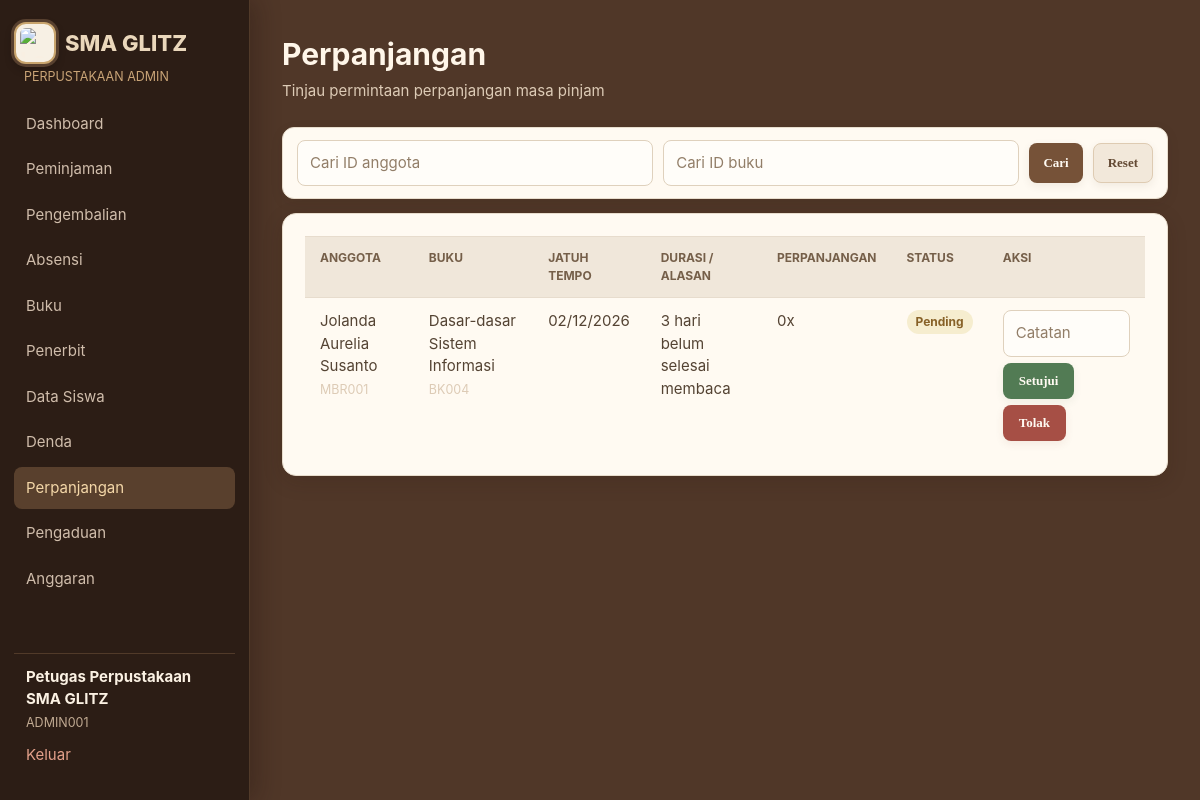
The app's page /admin/extensions.php (signed in) with its own data.
### tables this page shows
CREATE TABLE extensions (
    id INTEGER PRIMARY KEY AUTOINCREMENT, user_id INTEGER NOT NULL, borrowing_id INTEGER NOT NULL,
    requested_at TEXT NOT NULL DEFAULT CURRENT_TIMESTAMP, new_due_date TEXT, status TEXT NOT NULL DEFAULT 'pending',
    admin_note TEXT, reviewed_at TEXT, created_at TEXT NOT NULL DEFAULT CURRENT_TIMESTAMP,
    updated_at TEXT NOT NULL DEFAULT CURRENT_TIMESTAMP, reason TEXT, duration_days INTEGER NOT NULL DEFAULT 7,
    FOREIGN KEY (user_id) REFERENCES users(id), FOREIGN KEY (borrowing_id) REFERENCES borrowings(id)
);

CREATE TABLE users (
    id INTEGER PRIMARY KEY AUTOINCREMENT, member_id TEXT NOT NULL UNIQUE, name TEXT NOT NULL,
    email TEXT NOT NULL UNIQUE, phone TEXT, gender TEXT, address TEXT, password TEXT NOT NULL,
    role TEXT NOT NULL DEFAULT 'member', status TEXT NOT NULL DEFAULT 'active',
    created_at TEXT NOT NULL DEFAULT CURRENT_TIMESTAMP, updated_at TEXT NOT NULL DEFAULT CURRENT_TIMESTAMP
, photo_path TEXT, nik TEXT, nis TEXT, kelas TEXT);

CREATE TABLE books (
    id INTEGER PRIMARY KEY AUTOINCREMENT, book_id TEXT NOT NULL UNIQUE, title TEXT NOT NULL, author TEXT NOT NULL,
    year INTEGER, pages INTEGER, genre TEXT, stock INTEGER NOT NULL DEFAULT 1, available INTEGER NOT NULL DEFAULT 1,
    cover_url TEXT, publisher_id INTEGER, created_at TEXT NOT NULL DEFAULT CURRENT_TIMESTAMP,
    updated_at TEXT NOT NULL DEFAULT CURRENT_TIMESTAMP, synopsis TEXT,
    FOREIGN KEY (publisher_id) REFERENCES publishers(id) ON DELETE SET NULL
);

CREATE TABLE borrowings (
    id INTEGER PRIMARY KEY AUTOINCREMENT, user_id INTEGER NOT NULL, book_id INTEGER NOT NULL,
    borrowed_at TEXT NOT NULL DEFAULT CURRENT_TIMESTAMP, due_date TEXT NOT NULL, returned_at TEXT,
    status TEXT NOT NULL DEFAULT 'active', renew_count INTEGER NOT NULL DEFAULT 0,
    created_at TEXT NOT NULL DEFAULT CURRENT_TIMESTAMP, updated_at TEXT NOT NULL DEFAULT CURRENT_TIMESTAMP, fulfillment_method TEXT, pickup_deadline TEXT, shipping_fee INTEGER NOT NULL DEFAULT 0, receipt_no TEXT, estimated_delivery TEXT, payment_method TEXT, paid_at TEXT, delivery_address TEXT, payment_deadline TEXT, history_visible INTEGER NOT NULL DEFAULT 1,
    FOREIGN KEY (user_id) REFERENCES users(id), FOREIGN KEY (book_id) REFERENCES books(id)
);

### admin/extensions.php (the view, shortened to what this page needs)
<?php
require_once __DIR__ . '/../includes/layout.php'; require_admin();
$memberId = trim($_GET['member_id'] ?? ''); $bookId = trim($_GET['book_id'] ?? '');
$sql = 'SELECT e.*,u.name,u.member_id,b.title,b.book_id,br.due_date,br.renew_count FROM extensions e JOIN users u ON u.id=e.user_id JOIN borrowings br ON br.id=e.borrowing_id JOIN books b ON b.id=br.book_id WHERE u.member_id LIKE ? AND b.book_id LIKE ? ORDER BY e.requested_at DESC';
$data = rows($sql, ['%' . $memberId . '%', '%' . $bookId . '%']);
?>
<form class="toolbar admin-id-search" method="get"><input name="member_id" value="<?= e($memberId) ?>" placeholder="Cari ID anggota"><input name="book_id" value="<?= e($bookId) ?>" placeholder="Cari ID buku"><button type="submit" class="btn btn-primary">Cari</button><a class="button secondary btn btn-secondary" href="<?= e(url('admin/extensions.php')) ?>">Reset</a></form>
<section class="card table-card"><table><thead><tr><th>Anggota</th><th>Buku</th><th>Jatuh tempo</th><th>Durasi / alasan</th><th>Perpanjangan</th><th>Status</th><th>Aksi</th></tr></thead><tbody><?php foreach ($data as $row): ?><tr><td><?= e($row['name']) ?><br><small class="muted"><?= e($row['member_id']) ?></small></td><td><?= e($row['title']) ?><br><small class="muted"><?= e($row['book_id']) ?></small></td><td><?= date_id($row['due_date']) ?></td><td><?= (int)($row['duration_days']??7) ?> hari<br><?= e($row['reason']??'') ?></td><td><?= e($row['renew_count']) ?>x</td><td><?= status_badge($row['status']) ?></td><td><?php if ($row['status'] === 'pending'): ?><form method="post" class="actions"><input type="hidden" name="id" value="<?= (int) $row['id'] ?>"><input name="admin_note" placeholder="Catatan"><button name="status" value="approved" class="success">Setujui</button><button name="status" value="rejected" class="danger">Tolak</button></form><?php endif; ?></td></tr><?php endforeach; ?><?php if (!$data): ?><tr><td colspan="7" class="muted">Tidak ada permintaan perpanjangan.</td></tr><?php endif; ?></tbody></table></section>

### includes/bootstrap.php (shortened to what this page needs)
<?php
function base_url(string $path = ''): string
{
    $script = rawurldecode($_SERVER['SCRIPT_NAME'] ?? '');
    $marker = '/versiphp/';
    $position = stripos($script, $marker);
    $base = $position === false ? '' : substr($script, 0, $position + strlen($marker) - 1);
    return $base . ($path === '' ? '/' : '/' . ltrim($path, '/'));
}
function url(string $path = ''): string
{
    return base_url($path);
}
function e(mixed $value): string
{
    return htmlspecialchars((string) $value, ENT_QUOTES, 'UTF-8');
}
function pdo(): PDO
{
    $pdo = new PDO('sqlite:' . DB_FILE);
    $pdo->setAttribute(PDO::ATTR_ERRMODE, PDO::ERRMODE_EXCEPTION);
    $pdo->setAttribute(PDO::ATTR_DEFAULT_FETCH_MODE, PDO::FETCH_ASSOC);
    $pdo->exec('PRAGMA foreign_keys = ON');
    initialise_database($pdo);
    return $pdo;
}
function initialise_database(PDO $db): void
{
    $userColumns = array_column($db->query('PRAGMA table_info(users)')->fetchAll(), 'name');
    $db->exec("UPDATE users SET address='Perpustakaan SMA GLITZ, Jl. Glitz No. 1, Semarang' WHERE member_id='ADMIN001'");
    $db->exec("UPDATE publishers SET location='Semarang' WHERE name IN ('Gramedia Pustaka Utama','Erlangga','Mizan','Kompas') AND location IN ('Jakarta','Bandung')");
    $bookColumns = array_column($db->query('PRAGMA table_info(books)')->fetchAll(), 'name');
    $borrowingColumns = array_column($db->query('PRAGMA table_info(borrowings)')->fetchAll(), 'name');
    $extensionColumns = array_column($db->query('PRAGMA table_info(extensions)')->fetchAll(), 'name');
    $complaintColumns = array_column($db->query('PRAGMA table_info(complaints)')->fetchAll(), 'name');
    if ((int) $db->query('SELECT COUNT(*) FROM users')->fetchColumn() === 0) {
        seed_database($db);
    }
    $seedMigration=$db->prepare('SELECT 1 FROM app_migrations WHERE name=?');
    $seedMigration->execute(['member_mbr001_ongoing_loan_v1']);
    $hideExample=$db->prepare('SELECT 1 FROM app_migrations WHERE name=?');
    $hideExample->execute(['hide_mbr001_bk004_history_v1']);
    $glitzMigration = $db->prepare('SELECT 1 FROM app_migrations WHERE name=?');
    $glitzMigration->execute(['sma_glitz_dummy_data_v2']);
    $coversMigration = $db->prepare('SELECT 1 FROM app_migrations WHERE name=?');
    $coversMigration->execute(['sma_glitz_book_covers_v1']);
}
function rows(string $query, array $params = []): array
{
    $statement = pdo()->prepare($query);
    $statement->execute($params);
    return $statement->fetchAll();
}
function status_badge(string $status): string
{
    return '<span class="badge badge-' . e($status) . '">' . e(ucfirst($status)) . '</span>';
}
function date_id(?string $value, bool $withTime = false): string
{
    $time = strtotime($value);
    return date($withTime ? 'd/m/Y H:i' : 'd/m/Y', $time);
}

### records on screen
extensions: user.name "Jolanda Aurelia Susanto", user.member_id "MBR001", books.title "Dasar-dasar Sistem Informasi", books.book_id "BK004", borrowing.due_date "02/12/2026", duration_days "3", reason "belum selesai membaca", borrowing.renew_count "0", status "Pending"

### other values on screen
$label "Dashboard"
$label "Peminjaman"
$label "Pengembalian"
$label "Absensi"
$label "Buku"
$label "Penerbit"
$label "Data Siswa"
$label "Denda"
$label "Perpanjangan"
$label "Pengaduan"
$label "Anggaran"
$user['name'] "Petugas Perpustakaan SMA GLITZ"
$user['member_id'] "ADMIN001"
$title "Perpanjangan"
$subtitle "Tinjau permintaan perpanjangan masa pinjam"
